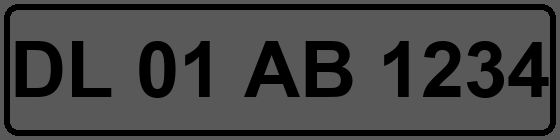
#> input picture cv/samples/DL01AB1234_dark.png, 560 x 140 px
$ python explore.py
#> lines starting #> are read from the running program, lines starting #| are printed output that depends on the picture; after the words box and inside, x2 and y2 are one past the last pixel; in counts of white or black regions, pixels touching at a corner belong together
import sys
from pathlib import Path

import cv2

source = sys.argv[1] if len(sys.argv) > 1 else "samples/DL01AB1234_dark.png"
out = Path("out")
out.mkdir(exist_ok=True)

img = cv2.imread(source)                       # returns None if the path is wrong
#> img is the input picture: shape (140, 560, 3); min 0, max 89, mean 66.8
if img is None:
    raise SystemExit(f"Cannot read {source}")

print("type:", type(img).__name__, "| shape (height, width, channels):", img.shape, "| dtype:", img.dtype)
#| type: ndarray | shape (height, width, channels): (140, 560, 3) | dtype: uint8
print("pixel at top-left (Blue, Green, Red):", img[0, 0])
#| pixel at top-left (Blue, Green, Red): [89 89 89]

gray = cv2.cvtColor(img, cv2.COLOR_BGR2GRAY)
print("gray shape:", gray.shape)
#| gray shape: (140, 560)

scale = max(1.0, 600 / gray.shape[1])          # enlarge small images; never shrink
#> scale = 1.07
big = cv2.resize(gray, None, fx=scale, fy=scale, interpolation=cv2.INTER_CUBIC)
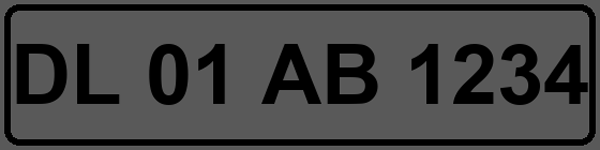
#> big: shape (150, 600); min 0, max 110, mean 67.1

clahe = cv2.createCLAHE(clipLimit=2.0, tileGridSize=(8, 8))
enhanced = clahe.apply(big)
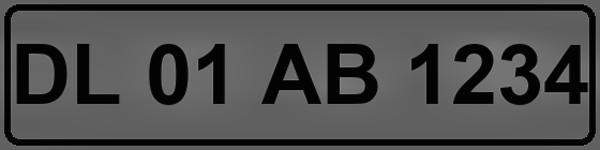
#> enhanced: shape (150, 600); min 3, max 139, mean 75.7

_, binary = cv2.threshold(enhanced, 0, 255, cv2.THRESH_BINARY + cv2.THRESH_OTSU)
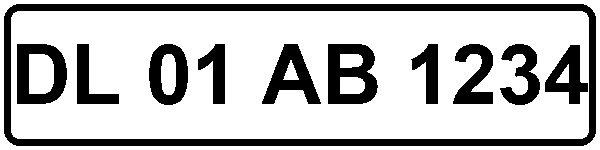
#> binary: shape (150, 600); 74.1% white; 11 black regions, largest, box (x1, y1, x2, y2) and area: (4, 4, 596, 146) 9924, (328, 44, 378, 104) 2017, (17, 44, 67, 104) 1786

h, w = enhanced.shape
#> h = 150; w = 600
crop = enhanced[h // 4: 3 * h // 4, w // 8: 7 * w // 8]       # slicing = cropping: rows first, then columns
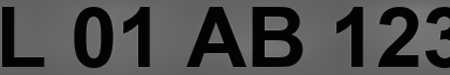
#> crop: shape (75, 450); min 3, max 139, mean 74.8

for name, image in [("1_original", img), ("2_gray", gray), ("3_resized", big),
                    ("4_enhanced", enhanced), ("5_binary", binary), ("6_crop", crop)]:
    cv2.imwrite(str(out / f"{name}.png"), image)
#> this loop made 6 passes
#> name on passes 1 to 6: '1_original', '2_gray', '3_resized', '4_enhanced', '5_binary', '6_crop'
print("Saved 6 steps into out/. Open them in VS Code and compare.")
